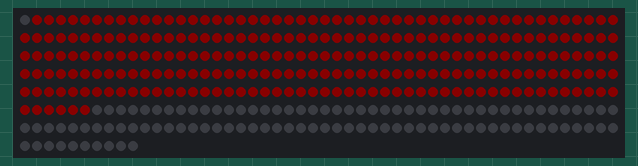
Simulated run of this sketch. Board: Arduino Uno, built with avr-gcc and run on an emulated ATmega328P. On the bench: 360 RGB LEDs in strip order, left to right, continuing on the next row. Dim RGB values are drawn brighter than linear; what the sketch prints to the serial monitor is not drawn.

Above: at 0.75 s.

The sketch:

AdrsLED.ino
```cpp
#include <Adafruit_NeoPixel.h>

#define LED_PIN 2            // GPIO pin connected to the LED strip
#define NUM_LEDS 360          // Total number of LEDs in the strip

Adafruit_NeoPixel strip(NUM_LEDS, LED_PIN, NEO_GRB + NEO_KHZ800);
int n, max1, poz, nr,strobe = 500;
void setup() {
  strip.begin();             // Initialize the LED strip
  strip.show();              // Turn off all LEDs initially
  strip.setBrightness(50);   // Adjust brightness (0 to 255)

  Serial.begin(115200);
  Serial.println("LEDs ready to be controlled by index.");

}

void aprinde_becul(int i, int red, int green, int blue){
  strip.setPixelColor(i, strip.Color(red, green, blue)); // Set LED at index i to red (RGB: 255,0,0)
  strip.show();                                   // Update the LEDs to apply the change
}
void inchide_becul(int i){
  strip.setPixelColor(i, strip.Color(0, 0, 0));
  strip.show();
}

int prim(int n){
    int eprim = 1;
    for (int i = 2; i < n ; i++)
        if (n % i == 0)
            eprim = 0;
    return eprim;
}

void loop() {


  // for(int i = 1; i <= b; i++)
  //   {
  //       aprinde_becul(a*i, 255, 255, 255);
  //   }
  //   delay(10000); // Wait a second before turning off all LEDs
  //   for (int i = 0; i < NUM_LEDS; i++) {
  //     inchide_becul(i); // Turn off all LEDs
  //   }


  //aprinde_becul(80, 255,0,0);
  // for (int j = 1; j <= 7; j++)
  // {
  // for (int i = 0; i < NUM_LEDS/2; i+=4)
  //   aprinde_becul(i, 0, 0, 250);
  // delay(1000);
  // for (int i = 0; i < NUM_LEDS/2; i+=4)
  //   aprinde_becul(i, 0, 0, 0);
  // delay(100);
  // }

   int nleds=255 , r=0, g=0, b=0;

    for(int i=1; i<=nleds; i++)
    {

            strip.setPixelColor(i,strip.Color(51 , 0, 0));


    }
    //    strip.setPixelColor(i,strip.Color(rosu, verde, albastru));

strip.show();


  delay(100);
  for (int i = 0; i < NUM_LEDS; i++) {
        strip.setPixelColor(i, strip.Color(0, 0, 0));
   }
   strip.show();
  Serial.println("Gata o tura");
  // for (int i = 0; i < NUM_LEDS; i++) {
  //      inchide_becul(i); // Turn off all LEDs
  // }

  delay(strobe); // Short delay before the loop repeats

}
```
